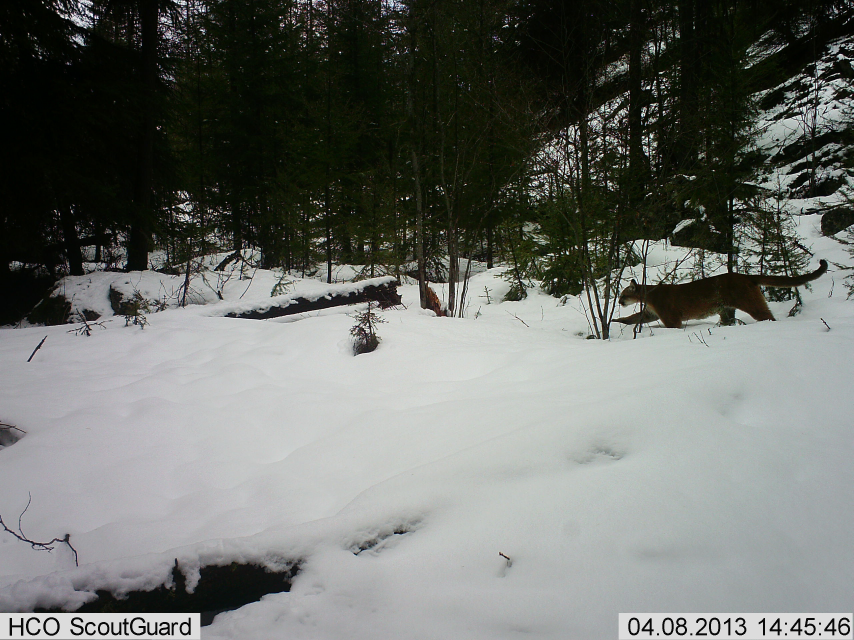
#> input picture examples/IMAG0004.JPG, 2560 x 1920 px, given in place of F387-1.h264, which was not available (shown at 1/3 size)
$ jupyter execute --allow-errors 'Motion Detection.ipynb'
#> lines starting #> are read from the running program, lines starting #| are printed output that depends on the picture; pictures that were not available may be replaced by others from this repository, and a replacement may not be noted
[cell 1]
import cv2
import numpy as np
from PIL import ImageGrab

[cell 2]
# [51 lines left out: function motion_detector_gist, not called in this run]

[cell 3]
from imutils.video import VideoStream
import argparse
import datetime
import imutils
import time
import cv2
import numpy as np

[cell 4]
positive = "/mnt/projects/PPM/F387-1.h264"
negative = "/mnt/projects/PPM/Monitor_220425_Pi4_124013.h264"

[cell 5]
cap= cv2.VideoCapture(positive)
firstFrame = None
motion = 0

while(cap.isOpened()):

    ret, frame = cap.read()
#> frame is the input picture: shape (1920, 2560, 3); mean B, G, R 107, 111.6, 108.3

    if frame is None:
        break

    frame = imutils.resize(frame, width=500)
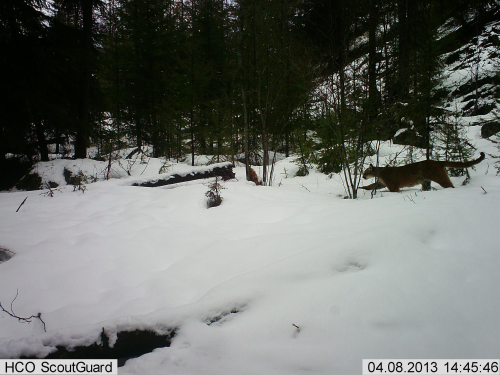
#> frame: shape (375, 500, 3); mean B, G, R 107, 111.6, 108.3
    gray = cv2.cvtColor(frame, cv2.COLOR_BGR2GRAY)
    gray = cv2.GaussianBlur(gray, (21, 21), 0)
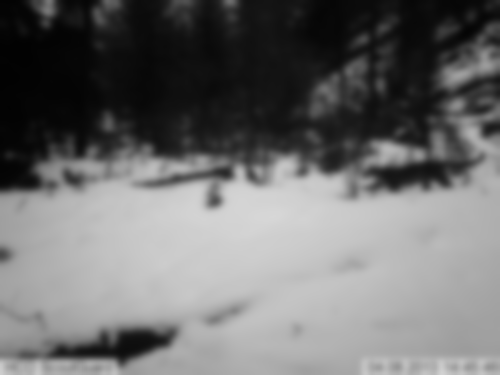
#> gray: shape (375, 500); min 2, max 215, mean 110.1

    if firstFrame is None:
        firstFrame = gray
        continue

    frameDelta = cv2.absdiff(firstFrame, gray)
    thresh = cv2.threshold(frameDelta, 25, 255, cv2.THRESH_BINARY)[1]
    thresh = cv2.dilate(thresh, None, iterations=2)
    motion += np.average(thresh)

    cv2.imshow('frame',thresh)
    cv2.imshow('frame',thresh)
    if cv2.waitKey(1) & 0xFF == ord('q'):
        break

cap.release()
cv2.destroyAllWindows()
print(motion)

$ run again, on examples/IMAG0031.JPG
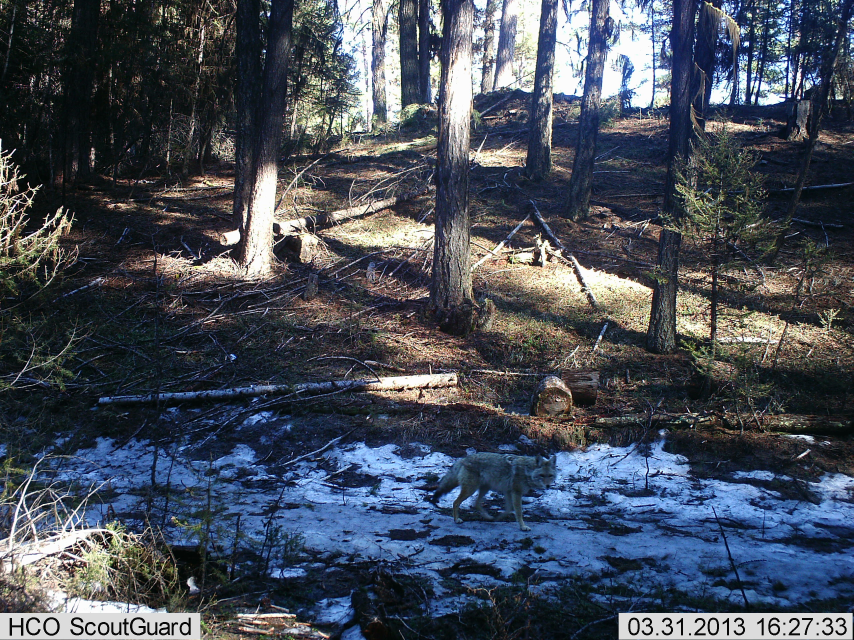
#> input picture examples/IMAG0031.JPG, 2560 x 1920 px, given in place of F387-1.h264, which was not available (shown at 1/3 size)
#> frame is the input picture: shape (1920, 2560, 3); mean B, G, R 90.1, 77.8, 70.5
#> frame: shape (375, 500, 3)
#> `gray = cv2.cvtColor(frame, cv2.COLOR_BGR2GRAY)`:
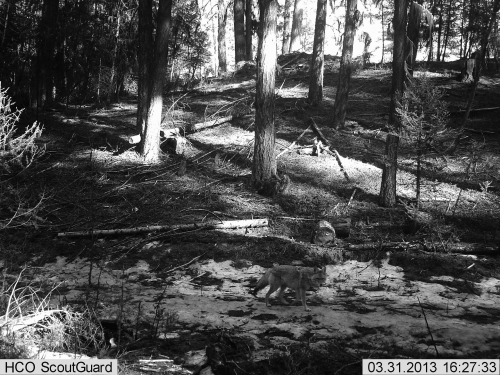
#> gray: shape (375, 500); min 5, max 253, mean 77
#> `gray = cv2.GaussianBlur(gray, (21, 21), 0)`:
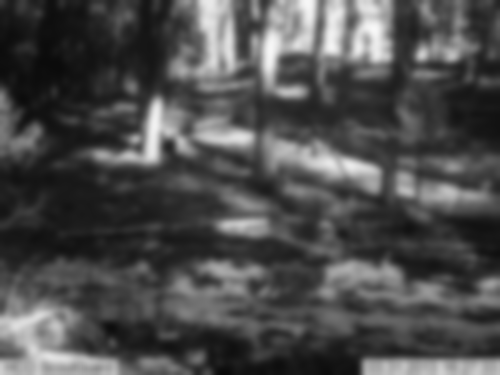
#> gray: shape (375, 500); min 9, max 248, mean 77
